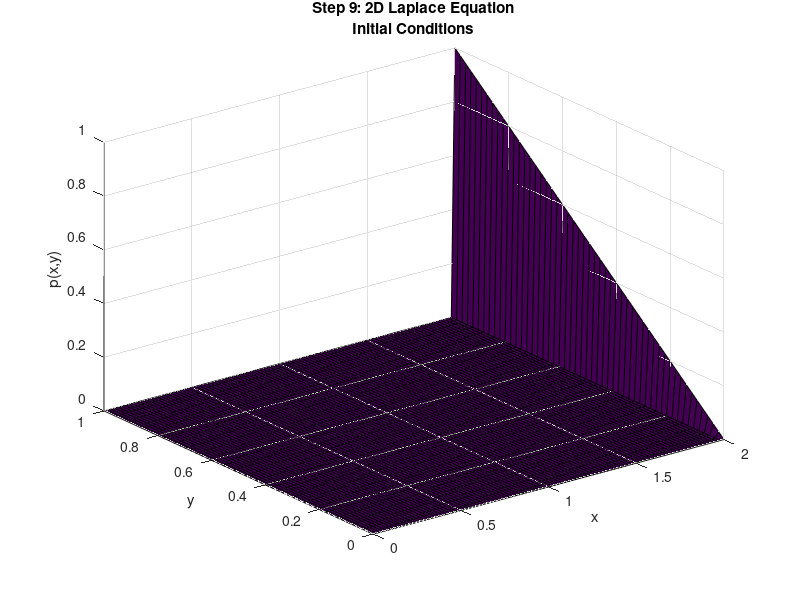

Source code (MATLAB): (Note: this script raises an error after producing the figure.)
% Rebecca Shannon
% Steps 9 and 10
% 2/13/24

%% Define Domain and Constants

xl = 0;
xr = 2;
yl = 0;
yr = 1;

xCells = 100;             % number of cells
yCells = 50;
Nx = xCells + 1;          % number of grid points
Ny = yCells +1;
dx = (xr - xl) / xCells; %spatial interval
x = [xl : dx : xr];     
dy = (yr - yl) / yCells; %spatial interval
y = [yl : dy : yr];%0.0001;
tend = 0.5;

%% Define forcing function

% b = zeros(Nx,Ny);
% b(3*Nx/4,3*Ny/4) = -100;
% b(Nx/4,Ny/4) = 100;

%% IC/BC
% p is p(x, y, t)
% rows are x, columns are y
% when surf plotting, x and y are switched

p = zeros([Nx,Ny]);
p(end,:) = y;

x0BC = 0;       % xMin
xEndBC = y;     % xMax

pCorr = p;

% plot IC
figure
surf(x,y,transpose(p))
xlabel('x')
ylabel('y')
zlabel('p(x,y)')
title({'Step 9: 2D Laplace Equation','Initial Conditions'})
%title({'Step 10: Poisson Equation','Initial Conditions'})

% Initialize max error value and loop counter
maxErr = 1;
np = 0;

%% Step 9: 2D Laplace Equation
while maxErr > 1e-5 
    % pCorr = current pressure correction
    % pCorrPrv = last iteration pressure correction
    % loop while the max difference is greater than 1e-5
    pCorrPrev = pCorr;

    pCorr(1,:) = x0BC;
    pCorr(end,:) = xEndBC;

    for i = 2:Nx-1
        for j = 2:Ny-1

            pCorr(i,j) = (dy^2*(pCorr(i+1,j) + pCorr(i-1,j)) + ...
                dx^2*(pCorr(i,j+1) + pCorr(i,j-1))) / (2 * (dx^2 +dy^2));%...
                %+ b(i,j); % focing function for step 10, comment out for laplace
                
        end
        pCorr(i,1) = pCorr(i,2);
        pCorr(i,end) = pCorr(i,end-1);
    end

    % error function to determine the stop condition
    % convergence when there's less than 1e-5 difference
        % between timesteps
    maxErr = max(abs(pCorr - pCorrPrev),[],'all');
    np = np + 1;
       
end

p(:,:,2) = pCorr;

% plot pressure
figure
surf(x,y,transpose(p(:,:,end)))
xlabel('x')
ylabel('y')
zlabel('p(x,y)')
title({'Step 9: 2D Laplace Equation','Numerical Converged Pressure'})
%title({'Step 10: Poisson Equation','Numerical Converged Pressure'})

%% Analytic

sum1 = zeros(Nx,Ny);
pa = zeros(Nx,Ny);


for i = 1:Nx
    for j = 1:Ny
        for n = 1:2:7
            sum1(i,j) = sum1(i,j) + 1 / ((n*pi)^2*sinh(2*n*pi)) * ...
                sinh(n*pi*x(i)) * cos(n*pi*y(j));
        end
        pa(i,j) = x(i)/4 - 4*sum1(i,j);
    end
end



% plot analytic pressure
figure
surf(x,y,transpose(pa))
xlabel('x')
ylabel('y')
zlabel('p(x,y)')
title({'Step 9: 2D Laplace Equation','Analytic Pressure'})

% plot a line
figure
plot(x,p(:,26,end),x,pa(:,26))
xlabel('y')
ylabel('p')
legend('Numerical','Analytic','location','northwest')
grid on
title({'Step 9: 2D Laplace Equation','Pressure at x = 1'})
